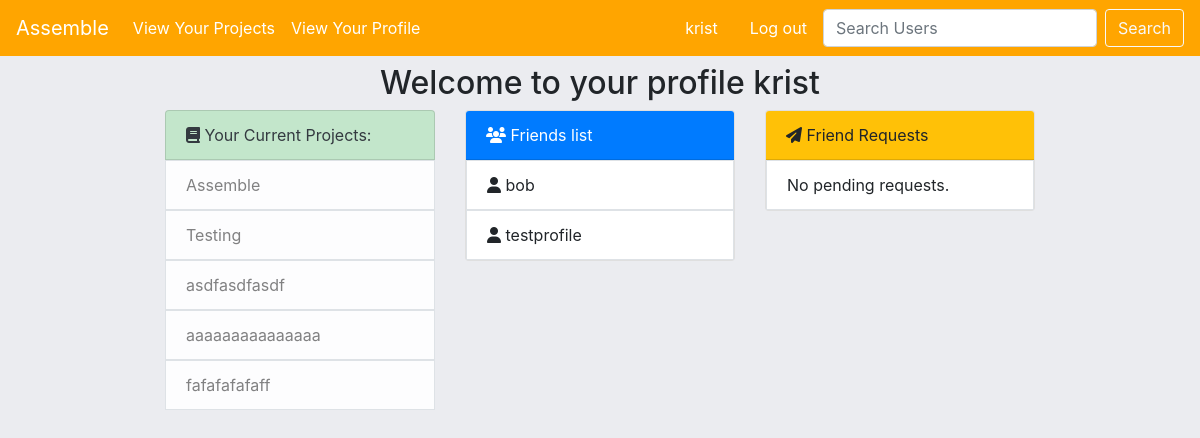
/profile/ (signed in), run on an earlier commit of the app's database.
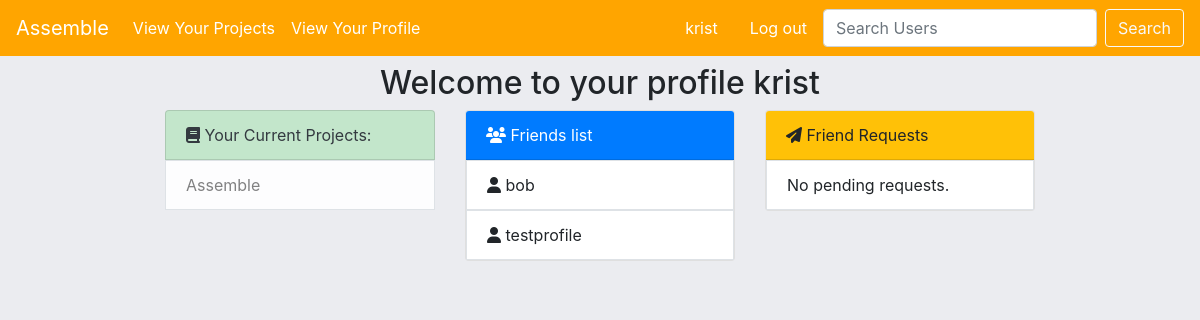
And on a later commit of the database.
### assemble/models.py (models this page shows, shortened)
class Project(models.Model):
    name = models.CharField(max_length=60)
    description = models.TextField(max_length=400)
    user = models.ManyToManyField('Profile',blank=True)
    owner = models.ForeignKey('Profile',blank=True,on_delete=models.CASCADE,related_name="creator")
    slug = models.SlugField(max_length=100,unique=True,blank=True,null=True)
    completed= models.BooleanField(default=False)
    def __str__(self):
        return self.name

class Profile(models.Model):
    user = models.OneToOneField(User,on_delete=models.CASCADE)
    slug = models.SlugField(blank=True)
    friends = models.ManyToManyField('Profile',blank=True)
    def __str__(self):
        return self.user.username

### assemble/views.py (the view)
# urls.py: path('profile/',views.profile,name='profile'),
@login_required
def profile(request):
    is_me = Profile.objects.get(user=request.user)
    current_projects = Project.objects.filter(user=is_me)
    friend_requests = FriendRequest.objects.filter(Q(to_user__username=request.user.username) | Q(from_user__username=request.user.username))
    context={
        'current_projects':current_projects,
        'profile':is_me,
        'friend_requests':friend_requests,
    }
    return render(request,'assemble/profile.html',context)

### templates/assemble/profile.html
{% extends "assemble/base.html" %}
{% block content %}
<h2 class="my-2 text-center">Welcome to your profile {{user.username}}</h2>
<div class="row justify-content-center">
    <div class="col-sm-3">
            <ul class="list-group">
                <li class="list-group-item list-group-item-success text-dark">
                    <i class="fa fa-book"></i> Your Current Projects:
                </li>
            {% for project in current_projects %}
                <li class="list-group-item d-flex justify-content-between align-items-center border rounded-0 list-group-item-light">{{project}}</li>
            {% endfor %}
            </ul>
    </div>
    <div class="col-sm-3">
        <div class="card">
            <div class="card-header bg-primary text-white">
                <i class="fa fa-users"></i>  Friends list
            </div>
            <ul class="list-group">
            {% if profile.friends.all.count != 0 %}
                {% for friend in profile.friends.all %}
                    <li class="list-group-item border rounded-0 list-group-item"> <i class="fa fa-user"></i> {{friend}} </li>
                {% endfor %}
            {% else %}
                    <li class="list-group-item d-flex justify-content-between align-items-center border rounded-0 list-group-item">Search for a friend in the top right!</li>
            {% endif%}
            </ul>
        </div>
    </div>
    <div class="col-sm-3">
        <div class="card">
            <div class="card-header bg-warning">
                 <i class="fa fa-paper-plane"></i> Friend Requests
            </div>
            <ul class="list-group">
            {% if friend_requests.count != 0 %}
                {% for requests in friend_requests %}
                    {% if requests.to_user.username == user.username %}
                        <li class="list-group-item d-flex justify-content-between align-items-center border rounded-0 list-group-item">
                            {{ requests.from_user }} wants to be your friend!
                            <a class="btn btn-success btn-sm mr-1" href="{% url 'accept-friend-request' requests.from_user.username %}">Accept</a>
                            <a class="btn btn-danger btn-sm" href="{% url 'delete-friend-request' requests.id %}">Decline</a>
                        </li>
                    {% else %}
                        <li class="list-group-item d-flex justify-content-between align-items-center border rounded-0 list-group-item">
                            Request to {{requests.to_user}} pending.
                            <a class="btn btn-danger btn-sm" href="{% url 'delete-friend-request' requests.id %}">Remove</a>
                        </li>
                    {% endif %}
                {% endfor %}
            {% else %}
                    <li class="list-group-item d-flex justify-content-between align-items-center border rounded-0 list-group-item">No pending requests.</li>
            {% endif%}
            </ul>
        </div>
    </div>
</div>
{% endblock content %}

What changed in the data, as far as the page shows it:
removed Project: name "Testing"
removed Project: name "asdfasdfasdf"
removed Project: name "aaaaaaaaaaaaaaa"
removed Project: name "fafafafafaff"
